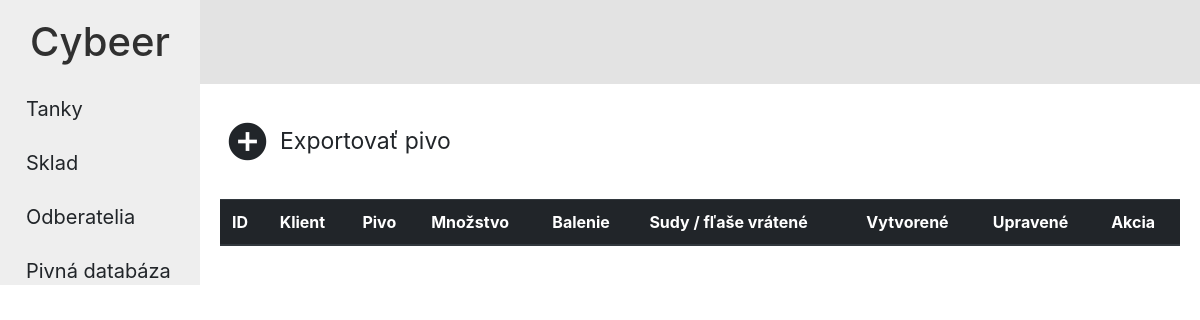
Page /index.php/export on the earlier database version.
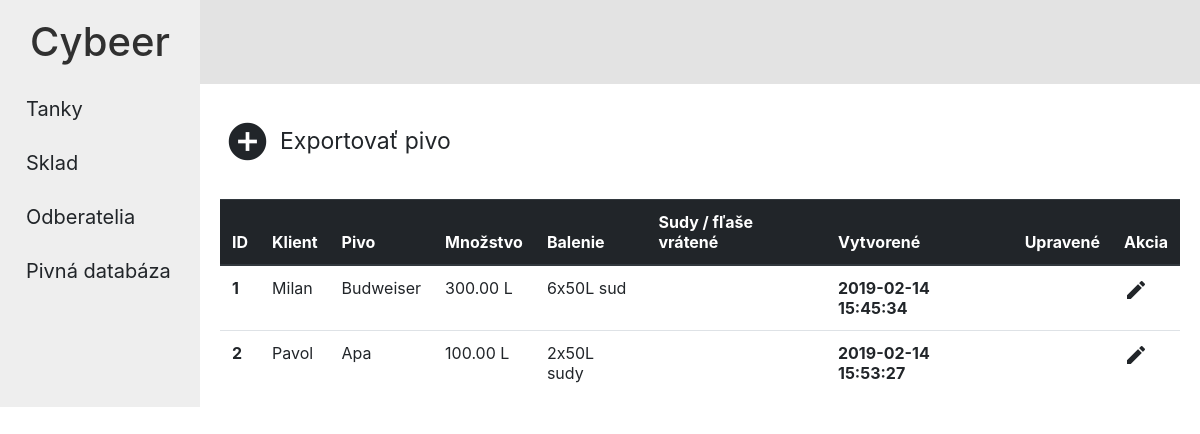
Same page on the later database version.
### tables this page shows
CREATE TABLE `export` (
  `id` int(11) NOT NULL,
  `user_id` int(11) NOT NULL,
  `client_id` int(11) NOT NULL,
  `tank_id` int(11) NOT NULL,
  `amount` decimal(10,2) NOT NULL,
  `packaging` varchar(255) NOT NULL,
  `packaging_returned` timestamp NULL DEFAULT NULL,
  `created` timestamp NOT NULL DEFAULT CURRENT_TIMESTAMP,
  `updated` timestamp NULL DEFAULT NULL
);

CREATE TABLE `clients` (
  `id` int(11) NOT NULL,
  `name` varchar(255) NOT NULL,
  `surname` varchar(255) NOT NULL,
  `phone` varchar(255) NOT NULL,
  `company` varchar(255) NOT NULL,
  `address` varchar(255) NOT NULL,
  `town` varchar(255) NOT NULL,
  `postcode` varchar(255) NOT NULL,
  `user_id` int(11) NOT NULL,
  `created` timestamp NOT NULL DEFAULT CURRENT_TIMESTAMP
);

CREATE TABLE `tanks` (
  `id` int(11) NOT NULL,
  `user_id` int(11) NOT NULL,
  `type` enum('CL','CK') NOT NULL,
  `name` varchar(100) DEFAULT NULL,
  `capacity` decimal(10,2) NOT NULL,
  `status` decimal(10,2) NOT NULL
);

### application/controllers/export.php (called while the page is built, shortened)
<?php
class Export extends CI_Controller {
    public function __construct()
    {
        $this->load->model('export_model');
        $this->load->model('clients_model');
        $this->load->model('tanks_model');
        $this->load->helper('url_helper');
        $this->load->helper('html');
    }
    public function index()
    {
        $data['user'] = ['id'=>1];
        $data['exports'] = $this->export_model->get_exports($data['user']['id'], null);
        $data['title'] = 'Pivná databáza';
        $this->load->view('templates/header', $data);
        $this->load->view('export/index', $data);
        $this->load->view('templates/footer', $data);
    }
}

### index.php (called while the page is built, shortened)
<?php
require_once BASEPATH.'core/CodeIgniter.php';

### application/models/Export_model.php (called while the page is built, shortened)
<?php
class Export_model extends CI_Model {
    public function get_exports($user_id = false, $id = null)
    {
        if ($id !== null && $user_id !== false) {
            $query = $this->db->get_where('export', array('id' => $id, 'user_id' => $user_id));
            return $query->row_array();
        } else if($user_id !== false) {
            $query = $this->db->get_where('export', array('user_id' => $user_id));
            $exports = $query->result_array();
            foreach($exports as &$export) {
                $query = $this->db->get_where('clients', array('id' => $export['client_id']));
                $export['client'] = $query->row_array();
                $query = $this->db->get_where('tanks', array('id' => $export['tank_id']));
            }
            return $exports;
        } else {
            return false;
        }
    }
}

### application/views/export/index.php (the view, shortened to what this page needs)
<a href="<?php echo site_url('export/create'); ?>">
    <div class="add-export-button">
        <i class="material-icons">add_circle</i>
        <div class="text">Exportovať pivo</div>
    </div>
</a>
<div class="export">
    <table class="table">
        <thead class="thead-dark">
            <tr>
              <th scope="col">ID</th>
              <th scope="col">Klient</th>
              <th scope="col">Pivo</th>
              <th scope="col">Množstvo</th>
              <th scope="col">Balenie</th>
              <th scope="col">Sudy / fľaše vrátené</th>
              <th scope="col">Vytvorené</th>
              <th scope="col">Upravené</th>
              <th scope="col">Akcia</th>
            </tr>
        </thead>
        <tbody>
            <?php if(!empty($exports)) { foreach ($exports as $export): ?>
                <tr>
                    <th scope="col"><?php echo $export['id']; ?></th>
                    <td scope="col"><?php echo $export['client']['name']; ?></td>
                    <td scope="col"><?php echo $export['tank']['name']; ?></td>
                    <td scope="col"><?php echo $export['amount']; ?> L</td>
                    <td scope="col"><?php echo $export['packaging']; ?></td>
                    <td scope="col"><?php echo $export['packaging_returned']; ?></td>
                    <th scope="col"><?php echo $export['created']; ?></th>
                    <th scope="col"><?php echo $export['updated']; ?></th>
                    <td scope="col">
                        <div class="action-icon update-icon icon">
                            <a href="<?php echo site_url('storage/update/'.$export['id']); ?>"><i class="material-icons">edit</i></a>
                        </div>
                    </td>
                </tr>
            <?php endforeach; } ?>
        </tbody>
    </table>
</div>

Differences in the rows shown:
added export: id "1", client.name "Milan", tank.name "Budweiser", amount "300.00", packaging "6x50L sud", created "2019-02-14 15:45:34"
added export: id "2", client.name "Pavol", tank.name "Apa", amount "100.00", packaging "2x50L sudy", created "2019-02-14 15:53:27"
